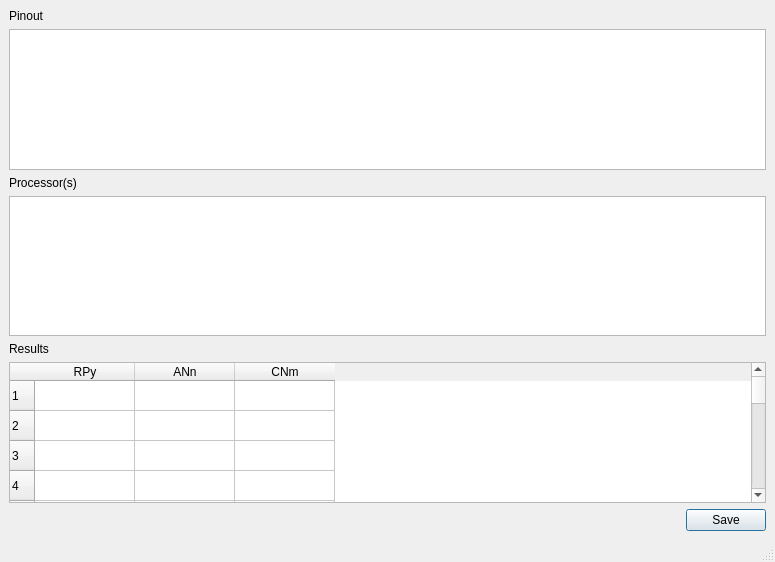
<?xml version="1.0" encoding="UTF-8"?>
<ui version="4.0">
 <class>MainWindow</class>
 <widget class="QMainWindow" name="MainWindow">
  <property name="geometry">
   <rect>
    <x>0</x>
    <y>0</y>
    <width>775</width>
    <height>562</height>
   </rect>
  </property>
  <property name="windowTitle">
   <string>MainWindow</string>
  </property>
  <widget class="QWidget" name="centralwidget">
   <layout class="QVBoxLayout" name="verticalLayout">
    <item>
     <widget class="QLabel" name="pinout_label">
      <property name="text">
       <string>Pinout</string>
      </property>
     </widget>
    </item>
    <item>
     <widget class="QPlainTextEdit" name="pinout_text_edit">
      <property name="sizePolicy">
       <sizepolicy hsizetype="Expanding" vsizetype="Expanding">
        <horstretch>0</horstretch>
        <verstretch>0</verstretch>
       </sizepolicy>
      </property>
     </widget>
    </item>
    <item>
     <widget class="QLabel" name="processors_label">
      <property name="text">
       <string>Processor(s)</string>
      </property>
     </widget>
    </item>
    <item>
     <widget class="QPlainTextEdit" name="processors_text_edit"/>
    </item>
    <item>
     <widget class="QLabel" name="results_label">
      <property name="text">
       <string>Results</string>
      </property>
      <property name="wordWrap">
       <bool>true</bool>
      </property>
     </widget>
    </item>
    <item>
     <widget class="QTableWidget" name="results_table_widget">
      <property name="enabled">
       <bool>true</bool>
      </property>
      <property name="rowCount">
       <number>128</number>
      </property>
      <property name="columnCount">
       <number>3</number>
      </property>
      <row/>
      <row/>
      <row/>
      <row/>
      <row/>
      <row/>
      <row/>
      <row/>
      <row/>
      <row/>
      <row/>
      <row/>
      <row/>
      <row/>
      <row/>
      <row/>
      <row/>
      <row/>
      <row/>
      <row/>
      <row/>
      <row/>
      <row/>
      <row/>
      <row/>
      <row/>
      <row/>
      <row/>
      <row/>
      <row/>
      <row/>
      <row/>
      <row/>
      <row/>
      <row/>
      <row/>
      <row/>
      <row/>
      <row/>
      <row/>
      <row/>
      <row/>
      <row/>
      <row/>
      <row/>
      <row/>
      <row/>
      <row/>
      <row/>
      <row/>
      <row/>
      <row/>
      <row/>
      <row/>
      <row/>
      <row/>
      <row/>
      <row/>
      <row/>
      <row/>
      <row/>
      <row/>
      <row/>
      <row/>
      <row/>
      <row/>
      <row/>
      <row/>
      <row/>
      <row/>
      <row/>
      <row/>
      <row/>
      <row/>
      <row/>
      <row/>
      <row/>
      <row/>
      <row/>
      <row/>
      <row/>
      <row/>
      <row/>
      <row/>
      <row/>
      <row/>
      <row/>
      <row/>
      <row/>
      <row/>
      <row/>
      <row/>
      <row/>
      <row/>
      <row/>
      <row/>
      <row/>
      <row/>
      <row/>
      <row/>
      <row/>
      <row/>
      <row/>
      <row/>
      <row/>
      <row/>
      <row/>
      <row/>
      <row/>
      <row/>
      <row/>
      <row/>
      <row/>
      <row/>
      <row/>
      <row/>
      <row/>
      <row/>
      <row/>
      <row/>
      <row/>
      <row/>
      <row/>
      <row/>
      <row/>
      <row/>
      <row/>
      <row/>
      <column>
       <property name="text">
        <string>RPy</string>
       </property>
      </column>
      <column>
       <property name="text">
        <string>ANn</string>
       </property>
      </column>
      <column>
       <property name="text">
        <string>CNm</string>
       </property>
      </column>
     </widget>
    </item>
    <item>
     <widget class="QDialogButtonBox" name="buttonBox">
      <property name="orientation">
       <enum>Qt::Horizontal</enum>
      </property>
      <property name="standardButtons">
       <set>QDialogButtonBox::Save</set>
      </property>
     </widget>
    </item>
   </layout>
  </widget>
  <widget class="QMenuBar" name="menubar">
   <property name="geometry">
    <rect>
     <x>0</x>
     <y>0</y>
     <width>775</width>
     <height>21</height>
    </rect>
   </property>
  </widget>
  <widget class="QStatusBar" name="statusbar"/>
 </widget>
 <resources/>
 <connections/>
</ui>
